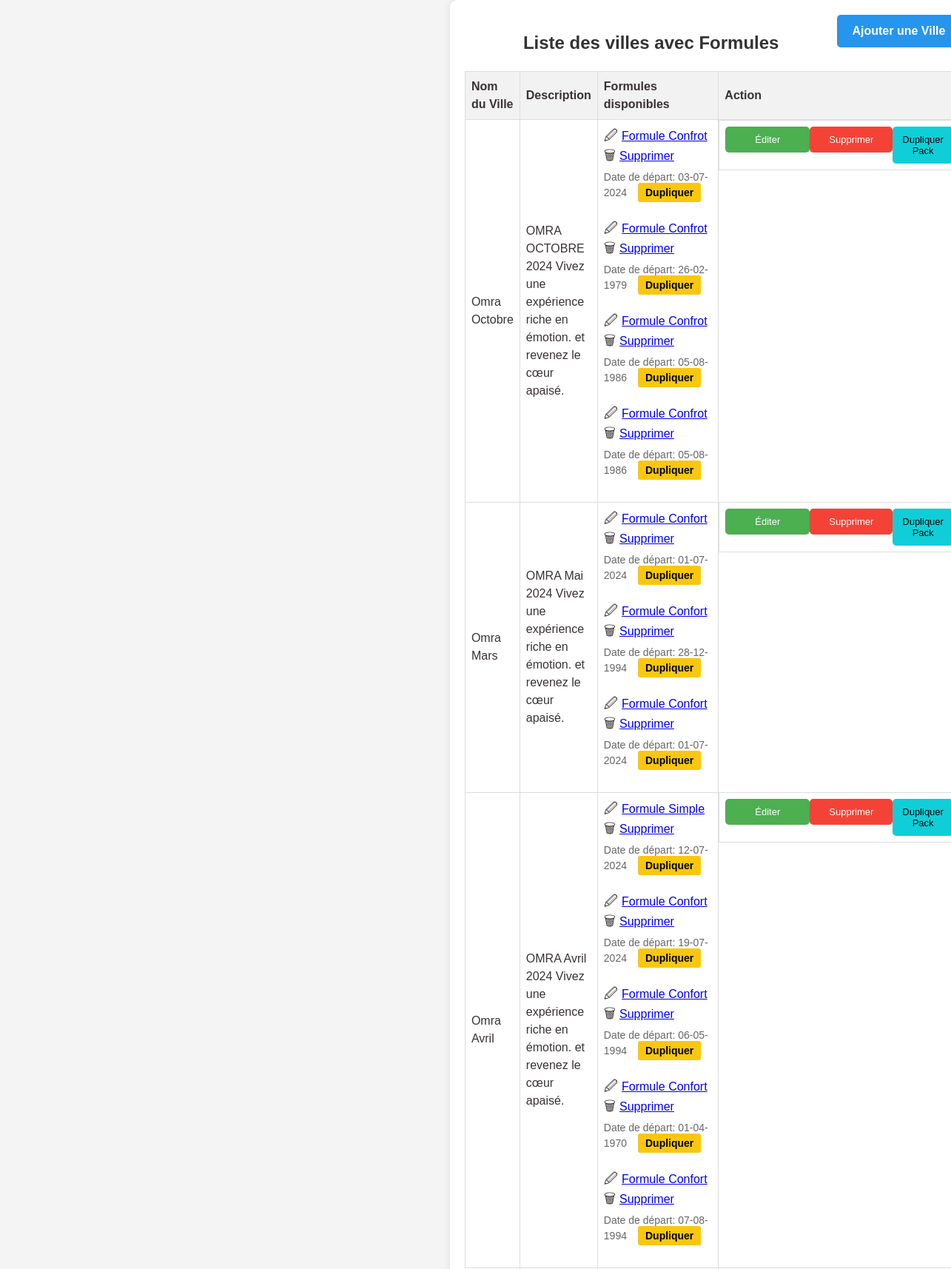
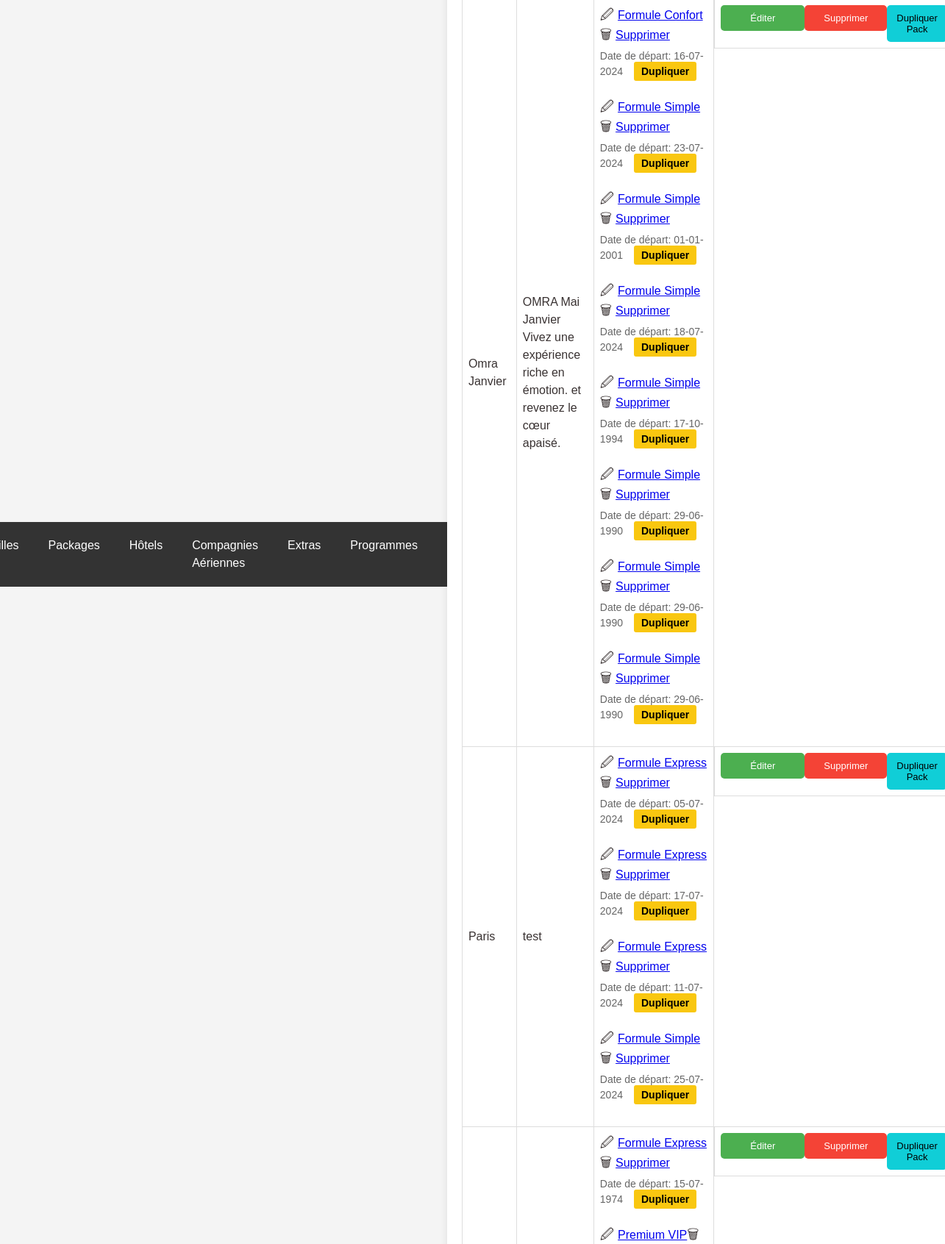
Screenshot of /omrapackage.php (upper part) with the database file from the repository (2 pictures, top to bottom).
### tables this page shows
CREATE TABLE `omra_packages` (
  `id` int(11) NOT NULL,
  `nom` varchar(255) NOT NULL,
  `description` text NOT NULL,
  `photo` varchar(255) NOT NULL
);

CREATE TABLE `formules` (
  `id` int(11) NOT NULL,
  `package_id` int(11) NOT NULL,
  `date_depart` date DEFAULT NULL,
  `statut` enum('activé','désactivé') NOT NULL,
  `duree_sejour` varchar(255) NOT NULL,
  `prix_chambre_quadruple` decimal(10,2) NOT NULL,
  `prix_chambre_triple` decimal(10,2) NOT NULL,
  `prix_chambre_double` decimal(10,2) NOT NULL,
  `prix_chambre_single` decimal(10,2) NOT NULL,
  `child_discount` decimal(10,2) NOT NULL,
  `prix_bebe` decimal(10,2) NOT NULL,
  `prix_chambre_quadruple_promo` decimal(10,2) NOT NULL,
  `prix_chambre_triple_promo` decimal(10,2) NOT NULL,
  `prix_chambre_double_promo` decimal(10,2) NOT NULL,
  `prix_chambre_single_promo` decimal(10,2) NOT NULL,
  `type_id` int(11) DEFAULT NULL,
  `created_at` timestamp NOT NULL DEFAULT current_timestamp() ON UPDATE current_timestamp(),
  `programs_id` longtext DEFAULT NULL CHECK (json_valid(`programs_id`))
);

CREATE TABLE `type_formule_omra` (
  `id` int(11) NOT NULL,
  `nom` varchar(255) NOT NULL,
  `formule_parent_id` int(11) DEFAULT NULL
);

### omrapackage.php (the view, shortened to what this page needs)
<!DOCTYPE html>
<html lang="fr">
<head>
    <link rel="stylesheet" href="styles.css">
</head>
<body>
    <?php include 'header.php'; ?>
    <div class="container">
    <a href="ajoutomrapackage.php" class='btn-add'><b>Ajouter une Ville</b></a>
            <h2 class="text-center">Liste des villes avec Formules</h2>
        <table>
            <thead>
                <tr>
                    <th>Nom du Ville</th>
                    <th style="width: 550px;">Description</th>
                    <th>Formules disponibles</th>
                    <th>Action</th>
                </tr>
            </thead>
            <tbody>
                <?php
                include 'db.php';
                $sql_packages = "SELECT * FROM omra_packages";
                $result_packages = mysqli_query($conn, $sql_packages);
                if (mysqli_num_rows($result_packages) > 0) {
                    while ($row_package = mysqli_fetch_assoc($result_packages)) {
                        echo "<tr>";
                        echo "<td>" . $row_package['nom'] . "</td>";
                        echo "<td>" . $row_package['description'] . "</td>";
                        $package_id = $row_package['id'];
                        $sql_formules = "SELECT formules.*, type_formule_omra.nom as type_nom
                                     FROM formules
                                     JOIN type_formule_omra ON formules.type_id = type_formule_omra.id
                                     WHERE package_id = $package_id";
                        $result_formules = mysqli_query($conn, $sql_formules);
                        if (mysqli_num_rows($result_formules) > 0) {
                            echo "<td>";
                            while ($row_formule = mysqli_fetch_assoc($result_formules)) {
                                echo "<span class='icon'>&#128393;</span><a href='edit_formule.php?id=" . $row_formule['id'] . "'>" . $row_formule['type_nom'] . "</a>";
                                echo "<span class='icon'>&#128465;</span><a href='delete_formule.php?id=" . $row_formule['id'] . "' onclick=\"return confirm('Êtes-vous sûr de vouloir supprimer cette formule?')\">Supprimer</a>";
                                if (!empty($row_formule['date_depart'])) {
                                    $date_depart_formattee = date('d-m-Y', strtotime($row_formule['date_depart']));
                                    echo "<br><span class='indicator'>Date de départ: " . $date_depart_formattee ;
                                    echo "<a class='btn-dup' href='duplicate_formule.php?id=" . $row_formule['id'] . "'><b>Dupliquer</b></a></span>";
                                }
                                echo "<br>";
                            }
                            echo "</td>";
                        } else {
                            echo "<td>Aucune formule disponible pour ce package.</td>";
                        }
                        echo "<td class='btn-group'>";
                        echo "<div >";
                        echo "<button class='btn-edit' onclick=\"window.location.href='edit_package.php?id=" . $package_id . "'\">Éditer</button>";
                        echo "</div>";
                        echo "<br>";
                        echo "<div >";
                        echo "<button class='btn-delete' onclick=\"if(confirm('Êtes-vous sûr de vouloir supprimer ce package?')) { window.location.href='delete_package.php?id=" . $package_id . "'; }\">Supprimer</button>";
                        echo "</div>";
                        echo "<br>";
                        echo "<div >";
                        echo "<button class='btn-dup-pack' onclick=\"if(confirm('Êtes-vous sûr de vouloir dupliquer ce package?')) { window.location.href='duplicate_package.php?id=" . $package_id . "'; }\">Dupliquer Pack</button>";
                        echo "</div>";
                    }
                } else {
                    echo "<tr><td colspan='4'>Aucun package Omra disponible pour le moment.</td></tr>";
                }
                ?>
            </tbody>
        </table>
    </div>
</body>
</html>

### css/styles.css (style rules this page uses)
body { font-family: 'Lexend', sans-serif; line-height: 1.5; min-height: 100vh; display: flex; align-items: center; justify-content: center; color: #393232; background-color: #f7f7f7; }
.btn-group { display: flex; justify-content: space-between; }
.btn-group { margin-top: auto; }

### omrapackage.php (style rules this page uses)
body { font-family: Arial, sans-serif; background-color: #f4f4f4; margin: 0; padding: 0; box-sizing: border-box; }
.container { width: 90%; margin: auto; background-color: #fff; padding: 20px; border-radius: 10px; box-shadow: 0 0 10px rgba(0, 0, 0, 0.1); }
h2 { text-align: center; color: #333; }
table { width: 100%; border-collapse: collapse; }
th, td { border: 1px solid #ddd; padding: 8px; text-align: left; }
th { background-color: #f2f2f2; }
.btn-group { text-align: center; }
.btn-edit { background-color: #4CAF50; color: white; padding: 10px 40px; border: none; border-radius: 5px; cursor: pointer; text-decoration: none; font-size: small; }
.btn-add { background-color: #2595ee; color: white; padding: 10px 20px; border: none; border-radius: 5px; cursor: pointer; float:right; text-decoration: none; }
.btn-delete { background-color: #f44336; color: white; padding: 10px 26px; border: none; border-radius: 5px; cursor: pointer; text-decoration: none; font-size: small; }
.icon { font-size: 18px; margin-right: 5px; }
.indicator { display: block; font-size: 14px; color: #666; margin-top: 5px; }
.btn-dup { background-color: #f9c710; color: black; padding: 5px 10px; border: none; border-radius: 3px; cursor: pointer; text-decoration: none; margin: 0 15px; }
.btn-dup-pack { background-color: #10ced7; color: black; padding: 10px 13px; border: none; border-radius: 5px; cursor: pointer; text-decoration: none; font-size: small; }

### header.php (style rules this page uses)
body { font-family: Arial, sans-serif; background-color: #f4f4f4; margin: 0; padding: 0; box-sizing: border-box; }

### rows the page displays
omra_packages: nom "Omra Octobre", description "OMRA OCTOBRE 2024 Vivez une expérience riche en émotion. et revenez le cœur apaisé."
formules: type.nom "Formule Confrot", date_depart "03-07-2024"
formules: type.nom "Formule Confrot", date_depart "26-02-1979"
formules: type.nom "Formule Confrot", date_depart "05-08-1986"
formules: type.nom "Formule Confrot", date_depart "05-08-1986"
omra_packages: nom "Omra Mars", description "OMRA Mai 2024 Vivez une expérience riche en émotion. et revenez le cœur apaisé."
formules: type.nom "Formule Confort", date_depart "01-07-2024"
formules: type.nom "Formule Confort", date_depart "28-12-1994"
formules: type.nom "Formule Confort", date_depart "01-07-2024"
omra_packages: nom "Omra Avril", description "OMRA Avril 2024 Vivez une expérience riche en émotion. et revenez le cœur apaisé."
formules: type.nom "Formule Simple", date_depart "12-07-2024"
formules: type.nom "Formule Confort", date_depart "19-07-2024"
formules: type.nom "Formule Confort", date_depart "06-05-1994"
formules: type.nom "Formule Confort", date_depart "01-04-1970"
formules: type.nom "Formule Confort", date_depart "07-08-1994"
omra_packages: nom "Omra Janvier", description "OMRA Mai Janvier Vivez une expérience riche en émotion. et revenez le cœur apaisé."
formules: type.nom "Formule Confort", date_depart "16-07-2024"
formules: type.nom "Formule Simple", date_depart "23-07-2024"
formules: type.nom "Formule Simple", date_depart "01-01-2001"
formules: type.nom "Formule Simple", date_depart "18-07-2024"
formules: type.nom "Formule Simple", date_depart "17-10-1994"
formules: type.nom "Formule Simple", date_depart "29-06-1990"
formules: type.nom "Formule Simple", date_depart "29-06-1990"
formules: type.nom "Formule Simple", date_depart "29-06-1990"
omra_packages: nom "Paris", description "test"
formules: type.nom "Formule Express", date_depart "05-07-2024"
formules: type.nom "Formule Express", date_depart "17-07-2024"
formules: type.nom "Formule Express", date_depart "11-07-2024"
formules: type.nom "Formule Simple", date_depart "25-07-2024"
formules: type.nom "Formule Express", date_depart "15-07-1974"
formules: type.nom "Premium VIP"
